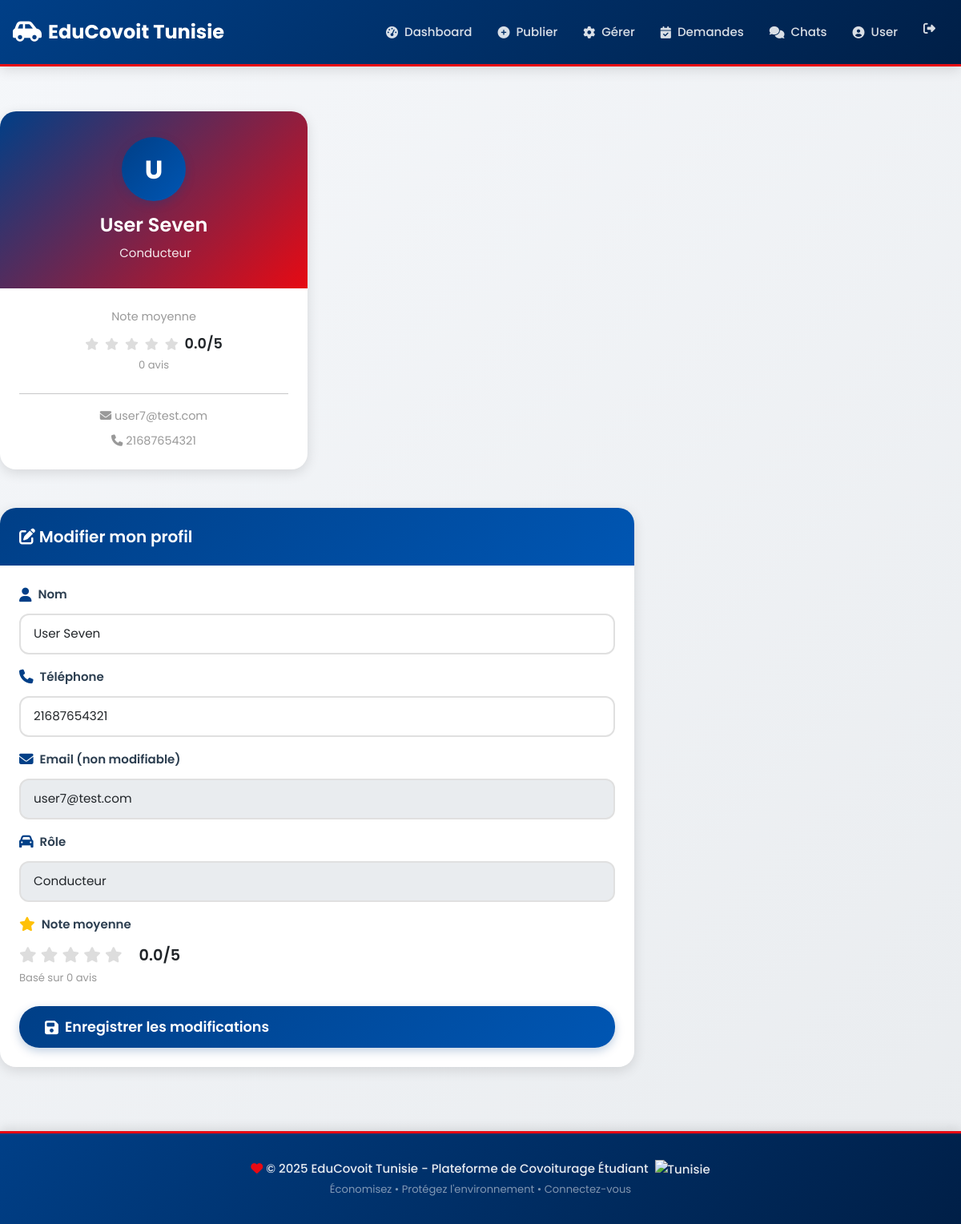
/profil (signed in), run on the app's committed database.
### models.py (models this page shows, shortened)
class Utilisateur(UserMixin, db.Model):
    __tablename__ = 'utilisateurs'
    id = db.Column(db.Integer, primary_key=True)
    nom = db.Column(db.String(100), nullable=False)
    email = db.Column(db.String(100), unique=True, nullable=False)
    telephone = db.Column(db.String(20))
    mot_de_passe = db.Column(db.String(255), nullable=False)
    note_moyenne = db.Column(db.Float, default=0.0)
    nombre_avis = db.Column(db.Integer, default=0)
    type_utilisateur = db.Column(db.String(20))
    avis_recus = db.relationship('Avis', foreign_keys='Avis.cible_id', backref='cible')
    avis_donnes = db.relationship('Avis', foreign_keys='Avis.auteur_id', backref='auteur')

### app.py (the view)
@app.route('/profil', methods=['GET', 'POST'])
@login_required
def profil():
    if request.method == 'POST':
        current_user.nom = request.form['nom']
        current_user.telephone = request.form['telephone']
        db.session.commit()
        flash('Profil mis à jour', 'success')
    return render_template('profil.html', utilisateur=current_user)

### app.py (called while the page is built)
@login_manager.user_loader
def load_user(user_id):
    return Utilisateur.query.get(int(user_id))

### templates/profil.html (shortened to what this page needs)
{% extends "base.html" %}
{% block content %}
<div class="row fade-in">
    <div class="col-md-4 mb-4">
        <div class="card" style="border-radius: 20px; text-align: center; overflow: hidden;">
            <div style="background: linear-gradient(135deg, #003F87 0%, #E70A13 100%); padding: 2rem;">
                <div class="user-avatar" style="width: 80px; height: 80px; font-size: 2rem; margin: 0 auto 1rem;">
                    {{ utilisateur.nom[0].upper() }}
                </div>
                <h3 style="color: white; margin-bottom: 0.5rem;">{{ utilisateur.nom }}</h3>
                <p style="color: rgba(255, 255, 255, 0.9); margin: 0;">
                    {% if utilisateur.type_utilisateur == 'conducteur' %}
                         Conducteur
                    {% else %}
                        <i class="fas fa-user"></i> Passager
                    {% endif %}
                </p>
            </div>
            <div class="card-body p-4">
                <div class="mb-4">
                    <p style="color: #999; font-size: 0.9rem; margin: 0;">Note moyenne</p>
                    <div style="display: flex; align-items: center; justify-content: center; gap: 0.5rem; margin-top: 0.5rem;">
                        {% for i in range(5) %}
                            <i class="fas fa-star" style="color: {% if i < utilisateur.note_moyenne|int %}#ffc107{% else %}#ddd{% endif %};"></i>
                        {% endfor %}
                        <span style="font-weight: 600; font-size: 1.1rem;">{{ utilisateur.note_moyenne|round(1) }}/5</span>
                    </div>
                    <small style="color: #999;">{{ utilisateur.nombre_avis }} avis</small>
                </div>
                <hr>
                <p style="margin: 0; color: #999; font-size: 0.9rem;"><i class="fas fa-envelope"></i> {{ utilisateur.email }}</p>
                <p style="margin: 0.5rem 0 0 0; color: #999; font-size: 0.9rem;"><i class="fas fa-phone"></i> {{ utilisateur.telephone }}</p>
            </div>
        </div>
    </div>
    <div class="col-md-8">
        <div class="card fade-in" style="border-radius: 20px; overflow: hidden;">
            <div style="background: linear-gradient(135deg, #003F87 0%, #0056b3 100%); padding: 1.5rem; color: white;">
                <h4 style="color: white; margin: 0;"><i class="fas fa-edit"></i> Modifier mon profil</h4>
            </div>
            <div class="card-body p-4">
                <form method="POST">
                    <div class="mb-3">
                        <label class="form-label"><i class="fas fa-user"></i> Nom</label>
                        <input type="text" name="nom" class="form-control" value="{{ utilisateur.nom }}" required>
                    </div>
                    <div class="mb-3">
                        <label class="form-label"><i class="fas fa-phone"></i> Téléphone</label>
                        <input type="tel" name="telephone" class="form-control" value="{{ utilisateur.telephone }}" required>
                    </div>
                    <div class="mb-3">
                        <label class="form-label"><i class="fas fa-envelope"></i> Email (non modifiable)</label>
                        <input type="email" class="form-control" value="{{ utilisateur.email }}" disabled>
                    </div>
                    <div class="mb-3">
                        <label class="form-label"><i class="fas fa-car"></i> Rôle</label>
                        <input type="text" class="form-control" value="{{ 'Conducteur' if utilisateur.type_utilisateur == 'conducteur' else 'Passager' }}" disabled>
                    </div>
                    <div class="mb-4">
                        <label class="form-label"><i class="fas fa-star text-warning"></i> Note moyenne</label>
                        <div style="font-size: 1.2rem;">
                            {% for i in range(5) %}
                                <i class="fas fa-star" style="color: {% if i < utilisateur.note_moyenne|int %}#ffc107{% else %}#ddd{% endif %};"></i>
                            {% endfor %}
                            <span style="margin-left: 1rem; font-weight: 600;">{{ utilisateur.note_moyenne|round(1) }}/5</span>
                        </div>
                        <small style="color: #999;">Basé sur {{ utilisateur.nombre_avis }} avis</small>
                    </div>
                    <button type="submit" class="btn btn-primary btn-lg w-100" style="font-weight: 600;">
                        <i class="fas fa-save"></i> Enregistrer les modifications
                    </button>
                </form>
            </div>
        </div>
    </div>
</div>
{% endblock %}

### templates/base.html (shortened to what this page needs)
<!DOCTYPE html>
<html lang="fr">
<head>
    <link href="https://cdn.jsdelivr.net/npm/bootstrap@5.3.0/dist/css/bootstrap.min.css" rel="stylesheet">
    <link rel="stylesheet" href="https://cdnjs.cloudflare.com/ajax/libs/font-awesome/6.4.0/css/all.min.css">
    <link rel="stylesheet" href="{{ url_for('static', filename='css/style.css') }}">
</head>
<body>
    <nav class="navbar navbar-expand-lg navbar-dark sticky-top">
        <div class="container">
            <a class="navbar-brand" href="{{ url_for('index') }}">
                <i class="fas fa-car-side"></i> EduCovoit Tunisie
            </a>
            <div class="collapse navbar-collapse" id="navbarNav">
                <ul class="navbar-nav ms-auto">
                    {% if current_user.is_authenticated %}
                        <li class="nav-item">
                            <a class="nav-link" href="{{ url_for('dashboard') }}">
                                <i class="fas fa-tachometer-alt"></i> Dashboard
                            </a>
                        </li>
                        {% if current_user.type_utilisateur == 'conducteur' %}
                            <li class="nav-item">
                                <a class="nav-link" href="{{ url_for('publier_trajet') }}">
                                    <i class="fas fa-plus-circle"></i> Publier
                                </a>
                            </li>
                            <li class="nav-item">
                                <a class="nav-link" href="{{ url_for('gestion_trajets') }}">
                                    <i class="fas fa-cog"></i> Gérer
                                </a>
                            </li>
                            <li class="nav-item">
                                <a class="nav-link" href="{{ url_for('gerer_reservations') }}">
                                    <i class="fas fa-calendar-check"></i> Demandes
                                </a>
                            </li>
                        {% endif %}
                        <li class="nav-item">
                            <a class="nav-link" href="{{ url_for('chats') }}">
                                <i class="fas fa-comments"></i> Chats
                            </a>
                        </li>
                        <li class="nav-item">
                            <a class="nav-link" href="{{ url_for('profil') }}">
                                <i class="fas fa-user-circle"></i> {{ current_user.nom.split()[0] }}
                            </a>
                        </li>
                        <li class="nav-item">
                            <a class="nav-link text-danger" href="{{ url_for('deconnexion') }}" title="Déconnexion">
                                <i class="fas fa-sign-out-alt"></i>
                            </a>
                        </li>
                    {% endif %}
                </ul>
            </div>
        </div>
    </nav>
    <div class="container mt-4 content-wrapper">
        {% block content %}{% endblock %}
    </div>
    <div class="footer">
        <div class="container">
            <p class="mb-0">
                <i class="fas fa-heart" style="color: #E70A13;"></i>
                &copy; 2025 EduCovoit Tunisie - Plateforme de Covoiturage Étudiant
                <img src="https://cdnjs.cloudflare.com/ajax/libs/flag-icon-css/3.5.0/flags/4x3/tn.svg" alt="Tunisie" style="height: 16px; margin-left: 4px;">
            </p>
            <small class="text-white-50">Économisez • Protégez l'environnement • Connectez-vous</small>
        </div>
    </div>
</body>
</html>

### data on the page
Utilisateur: nom "User", nom "U", nom "User Seven", note_moyenne "0.0", nombre_avis "0", email "user7@test.com", telephone "21687654321", type_utilisateur "Conducteur"
